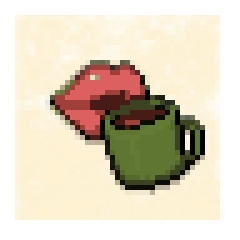
#> input picture game/assets/ritual/cup/focus_mouth.png, 48 x 48 px (shown 5 times larger)
$ python -i build-cup-sip-assets.py   (imports and definitions only)
#> lines starting #> are read from the running program, lines starting #| are printed output that depends on the picture; after the words box and inside, x2 and y2 are one past the last pixel; in counts of white or black regions, pixels touching at a corner belong together
#> further down, picture is the input picture: PIL image 48x48 RGBA; mean R, G, B, A 161.2, 149.5, 126.6, 167.9
### scripts/gen_slice_common.py
"""Shared text-to-image → hard-pixel slice helpers for linjian build scripts."""
from __future__ import annotations

from collections import deque
from pathlib import Path

import numpy as np
from PIL import Image

ROOT = Path(__file__).resolve().parents[1]
PROMO = ROOT / "docs" / "promo"
GEN_ASSETS = Path("/Users/ruska/.cursor/projects/Users-ruska-projects-3ds/assets")


def quantize_rgba(im: Image.Image, colors: int = 24) -> Image.Image:
    rgba = im.convert("RGBA")
    alpha = rgba.split()[-1]
    rgb = rgba.convert("RGB").quantize(colors=colors, method=Image.Quantize.MEDIANCUT)
    out = rgb.convert("RGBA")
    out.putalpha(alpha)
    return out


# [220 lines left out: functions bg_mask, kill_bg, subject_crop, hard_fit, chroma_key_fit, ecsp_remove_edge_background and 4 more, not called in this run]


def slice_equal(im: Image.Image, n: int, pad: float = 0.04) -> list[Image.Image]:
    return slice_grid(im, n, 1, pad=pad)


# [33 lines left out: functions slice_runs, load_gen, not called in this run]

### scripts/build-cup-sip-assets.py
#!/usr/bin/env python3
"""Build cup-sip focus icons + brew frames from per-item gen (no sheet guess)."""
from __future__ import annotations

from pathlib import Path

import numpy as np
from PIL import Image

from gen_slice_common import load_gen, quantize_rgba

ROOT = Path(__file__).resolve().parents[1]
OUT = ROOT / "game" / "assets" / "ritual" / "cup"
PROMO = ROOT / "docs" / "promo"

FOCUS_IDS = ("nose", "mouth", "after")
SIP_STEPS = (
    (1, "cup_sip_1_mug_raise_gen.png"),
    (2, "cup_sip_2_mug_drink_gen.png"),
    (3, "cup_sip_3_mug_rest_gen.png"),
)

ASSET_PROVENANCE = [
    {
        "outputs": "game/assets/ritual/cup/focus_{id}.png",
        "sources": "docs/promo/cup_focus_{id}_gen_ref.png",
        "variants": {"id": ["nose", "mouth", "after"]},
        "operation": "background_key + crop + resize + quantize",
    },
    {
        "outputs": "game/assets/ritual/cup/sip_1.png",
        "sources": "docs/promo/cup_sip_1_mug_raise_gen_ref.png",
        "operation": "cover_crop + resize + quantize",
    },
    {
        "outputs": "game/assets/ritual/cup/sip_2.png",
        "sources": "docs/promo/cup_sip_2_mug_drink_gen_ref.png",
        "operation": "cover_crop + resize + quantize",
    },
    {
        "outputs": "game/assets/ritual/cup/sip_3.png",
        "sources": "docs/promo/cup_sip_3_mug_rest_gen_ref.png",
        "operation": "cover_crop + resize + quantize",
    },
]


def kill_cream(im: Image.Image, thr: int = 228) -> Image.Image:
#> called with thr = 236
    a = np.array(im.convert("RGBA"))
    cream = (a[:, :, 0] > thr) & (a[:, :, 1] > thr - 10) & (a[:, :, 2] > thr - 24)
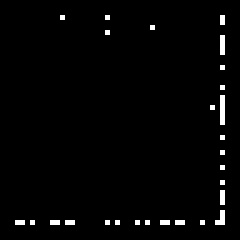
#> cream: shape (48, 48) bool (shown 5 times larger); 2% white in thin lines or dots, all inside (x1, y1, x2, y2) = (3, 3, 45, 45)
    a[cream, 3] = 0
#> a: shape (48, 48, 4); 2% of pixels changed, all inside (x1, y1, x2, y2) = (3, 3, 45, 45)
    return Image.fromarray(a)


def icon_fit(im: Image.Image, tw: int = 48, th: int = 48, colors: int = 28) -> Image.Image:
    """Contain-fit after cream-only knock; keep thin steam/outline (no kill_bg)."""
    rgba = kill_cream(im, thr=236)
    arr = np.array(rgba)
    ys, xs = np.where(arr[:, :, 3] > 20)
#> ys = 1676 values from 3 to 43; xs = 1676 values, max 43 at index 38, min 3 at index 0, mean 22.99
    if len(xs) == 0:
        return Image.new("RGBA", (tw, th), (0, 0, 0, 0))
    crop = rgba.crop((xs.min(), ys.min(), xs.max() + 1, ys.max() + 1))
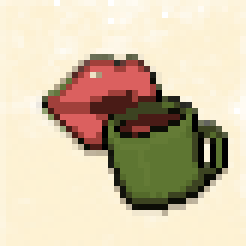
#> crop: PIL image 41x41 RGBA (shown 6 times larger); mean R, G, B, A 208.5, 193, 163.1, 229; transparent parts drawn white
    # pad so thin steam survives downscale
    pad = max(2, min(crop.width, crop.height) // 16)
#> pad = 2
    padded = Image.new("RGBA", (crop.width + pad * 2, crop.height + pad * 2), (0, 0, 0, 0))
#> padded: PIL image 45x45 RGBA; every value is 0
    padded.alpha_composite(crop, (pad, pad))
    scale = min((tw - 2) / padded.width, (th - 2) / padded.height)
#> scale = 1.02
    nw = max(1, int(round(padded.width * scale)))
#> nw = 46
    nh = max(1, int(round(padded.height * scale)))
#> nh = 46
    # gentler mid step than ½ — preserve silhouette
    mid = padded.resize((max(nw, nw * 2), max(nh, nh * 2)), Image.Resampling.BILINEAR)
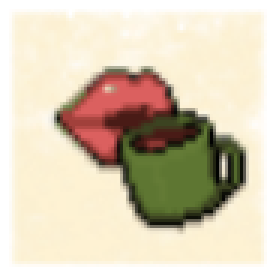
#> mid: PIL image 92x92 RGBA (shown 3 times larger); mean R, G, B, A 183.5, 170.2, 144.1, 190.1; transparent parts drawn white
    scaled = mid.resize((nw, nh), Image.Resampling.NEAREST)
    scaled = quantize_rgba(scaled, colors)
#> in quantize_rgba, `alpha = rgba.split()[-1]`:
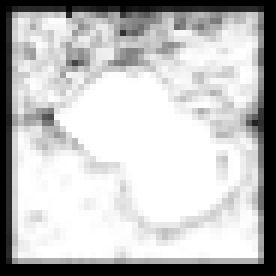
#> alpha: PIL image 46x46 L (shown 6 times larger); min 0, max 255, mean 190.1
#> in quantize_rgba, `rgb = rgba.convert("RGB").quantize(colors=colors, method=Image.Quantiz..`:
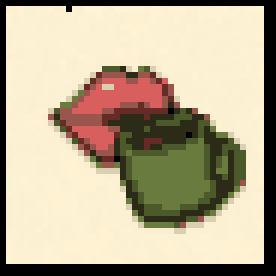
#> rgb: PIL image 46x46 P (shown 6 times larger); mean R, G, B 183.6, 171.1, 144.7
#> in quantize_rgba, `out.putalpha(alpha)`:
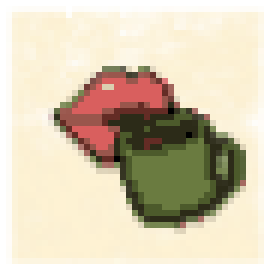
#> out: PIL image 46x46 RGBA (shown 6 times larger); mean R, G, B, A 183.6, 171.1, 144.7, 190.1; transparent parts drawn white
    canvas = Image.new("RGBA", (tw, th), (0, 0, 0, 0))
#> canvas: PIL image 48x48 RGBA; every value is 0
    canvas.alpha_composite(scaled, ((tw - nw) // 2, (th - nh) // 2))
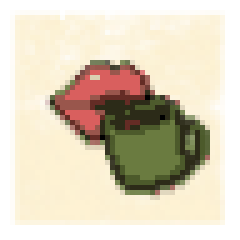
#> canvas: PIL image 48x48 RGBA (shown 5 times larger); mean R, G, B, A 168.6, 157.1, 132.9, 174.6; transparent parts drawn white
    return canvas


def brew_fit(im: Image.Image, tw: int = 160, th: int = 120, colors: int = 40) -> Image.Image:
    """Cover-crop into filled 4:3 — no letterbox / top-half packing."""
    rgba = im.convert("RGBA")
    scale = max(tw / rgba.width, th / rgba.height)
    nw = max(tw, int(round(rgba.width * scale)))
    nh = max(th, int(round(rgba.height * scale)))
    mid = rgba.resize((max(4, nw // 2), max(4, nh // 2)), Image.Resampling.BILINEAR)
    scaled = mid.resize((nw, nh), Image.Resampling.NEAREST)
    x0 = max(0, (nw - tw) // 2)
    y0 = max(0, (nh - th) // 2)
    return quantize_rgba(scaled.crop((x0, y0, x0 + tw, y0 + th)), colors)


def save(name: str, im: Image.Image) -> None:
    OUT.mkdir(parents=True, exist_ok=True)
    path = OUT / name
    im.save(path)
    print(f"  {path.relative_to(ROOT)} {im.size}")


def build_focuses() -> None:
    PROMO.mkdir(parents=True, exist_ok=True)
    for fid in FOCUS_IDS:
        stem = f"cup_focus_{fid}_gen.png"
        raw = load_gen(stem, f"cup_focus_{fid}_gen_ref.png")
        icon = icon_fit(raw)
        save(f"focus_{fid}.png", icon)


def build_sip_frames() -> None:
    PROMO.mkdir(parents=True, exist_ok=True)
    for i, name in SIP_STEPS:
        raw = load_gen(name, name.replace(".png", "_ref.png"))
        save(f"sip_{i}.png", brew_fit(raw))


def main() -> int:
    print("cup focus icons")
    build_focuses()
    print("cup sip frames")
    build_sip_frames()
    # orphaned after DEV-075 — do not regenerate sip_size_*
    print("done")
    return 0


# [2 lines not run here, left out]

>>> from PIL import Image
>>> picture = Image.open('../game/assets/ritual/cup/focus_mouth.png')
>>> result = icon_fit(picture)

$ run again, on dist/3ds/CampingTrip/game/assets/title_bot.png
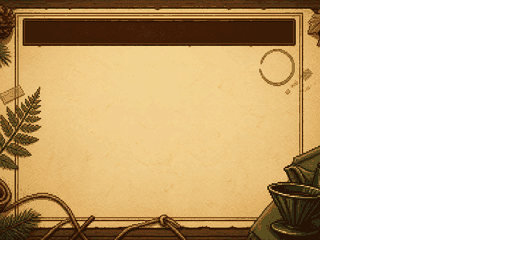
#> input picture dist/3ds/CampingTrip/game/assets/title_bot.png, 512 x 256 px
#> picture is the input picture: PIL image 512x256 RGBA; mean R, G, B, A 107.5, 86.4, 53.2, 149.4
#> cream: shape (256, 512) bool; every value is 0
#> in icon_fit, `mid = padded.resize((max(nw, nw * 2), max(nh, nh * 2)), Image.Resampli..`:
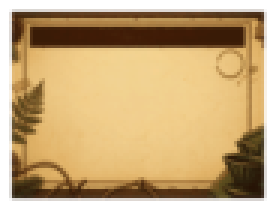
#> mid: PIL image 92x70 RGBA (shown 3 times larger); mean R, G, B, A 153.1, 122.4, 75, 207.3; transparent parts drawn white
#> in icon_fit, `canvas.alpha_composite(scaled, ((tw - nw) // 2, (th - nh) // 2))`:
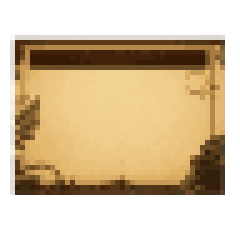
#> canvas: PIL image 48x48 RGBA (shown 5 times larger); mean R, G, B, A 106, 84.7, 51.9, 144.8; transparent parts drawn white
